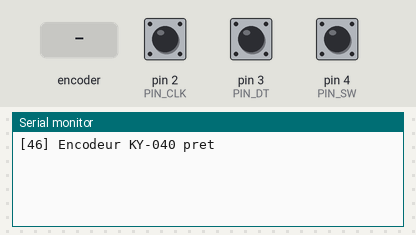
Recording of a sketch running on a simulated Arduino Uno, built with avr-gcc and run on an emulated ATmega328P. Shown: the last lines printed to the serial monitor. The inputs (shaded band) are chosen by the test bench; at power-on: pin 4 (PIN_SW) HIGH, pin 2 (PIN_CLK) HIGH, pin 3 (PIN_DT) HIGH.

Above: at 1.2 s.
1.3 s: rotary encoder on pin 2 (PIN_CLK) / pin 3 (PIN_DT) turned 1 step (first pin leading)
At 1.7 s:
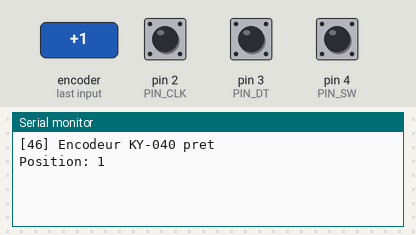
3.0 s: pin 4 (PIN_SW) pulled LOW for 0.15 s
At 4.2 s:
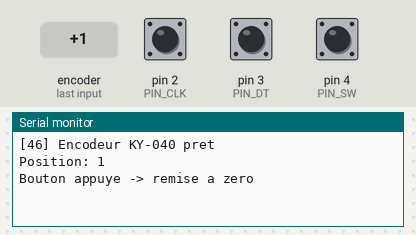
4.6 s: rotary encoder on pin 2 (PIN_CLK) / pin 3 (PIN_DT) turned 3 steps (first pin leading)
At 5.7 s:
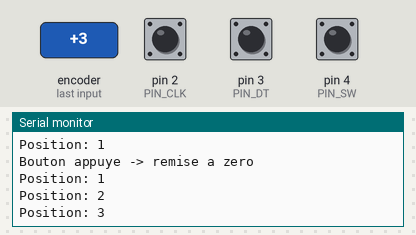
Timing chart, 0 to 7.6 s (numbered marks = the images above; inputs shaded):
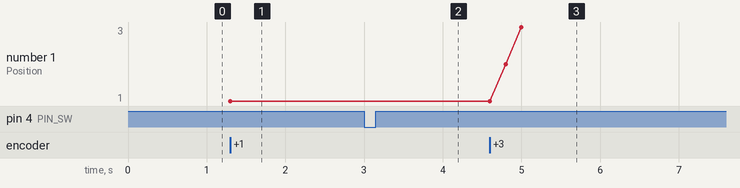

The sketch:

46_Encodeur_Rotatif_KY040.ino
```cpp
/*
 * =====================================================================
 *  Arduino Lab Nexus v6.1.0 STABLE  -  Encodeur rotatif KY-040
 * =====================================================================
 *  Explication : Compte les crans de l'encodeur rotatif et détecte l'appui sur son bouton.
 *  Carte       : Arduino UNO / Nano (ATmega328P) - compatible Mega
 *  Moniteur    : 9600 bauds
 *
 *  Câblage :
 *   Arduino 5V     -> KY-040 +
 *   Arduino GND    -> KY-040 GND
 *   Arduino D2     -> KY-040 CLK
 *   Arduino D3     -> KY-040 DT
 *   Arduino D4     -> KY-040 SW
 *
 *  Bibliothèques requises (arduino-cli lib install "...") : aucune
 * =====================================================================
 */
// @libs:

const uint8_t PIN_CLK = 2;
const uint8_t PIN_DT  = 3;
const uint8_t PIN_SW  = 4;

long position = 0;          // compteur de crans
int dernierClk;             // état précédent de CLK

void setup() {
  pinMode(PIN_CLK, INPUT);
  pinMode(PIN_DT, INPUT);
  pinMode(PIN_SW, INPUT_PULLUP);   // bouton actif à LOW
  Serial.begin(9600);
  dernierClk = digitalRead(PIN_CLK);
  Serial.println(F("[46] Encodeur KY-040 pret"));
}

void loop() {
  // Détection d'un front sur CLK = un cran
  int clk = digitalRead(PIN_CLK);
  if (clk != dernierClk && clk == LOW) {
    // Le sens dépend de DT par rapport à CLK
    if (digitalRead(PIN_DT) != clk) position++;
    else position--;
    Serial.print(F("Position: "));
    Serial.println(position);
  }
  dernierClk = clk;

  // Appui sur le bouton : remise à zéro
  if (digitalRead(PIN_SW) == LOW) {
    position = 0;
    Serial.println(F("Bouton appuye -> remise a zero"));
    delay(300);   // anti-rebond simple
  }
}
```

Measured:
- after the input at 1.3 s, the serial monitor: prints a new line at once (image 1)
- after the input at 3.0 s, the serial monitor: prints a new line at once (image 2)
- after the input at 4.6 s, the serial monitor: prints a new line at once (image 3)
- plotted number 1: 1 → 3 after the input at 4.6 s
